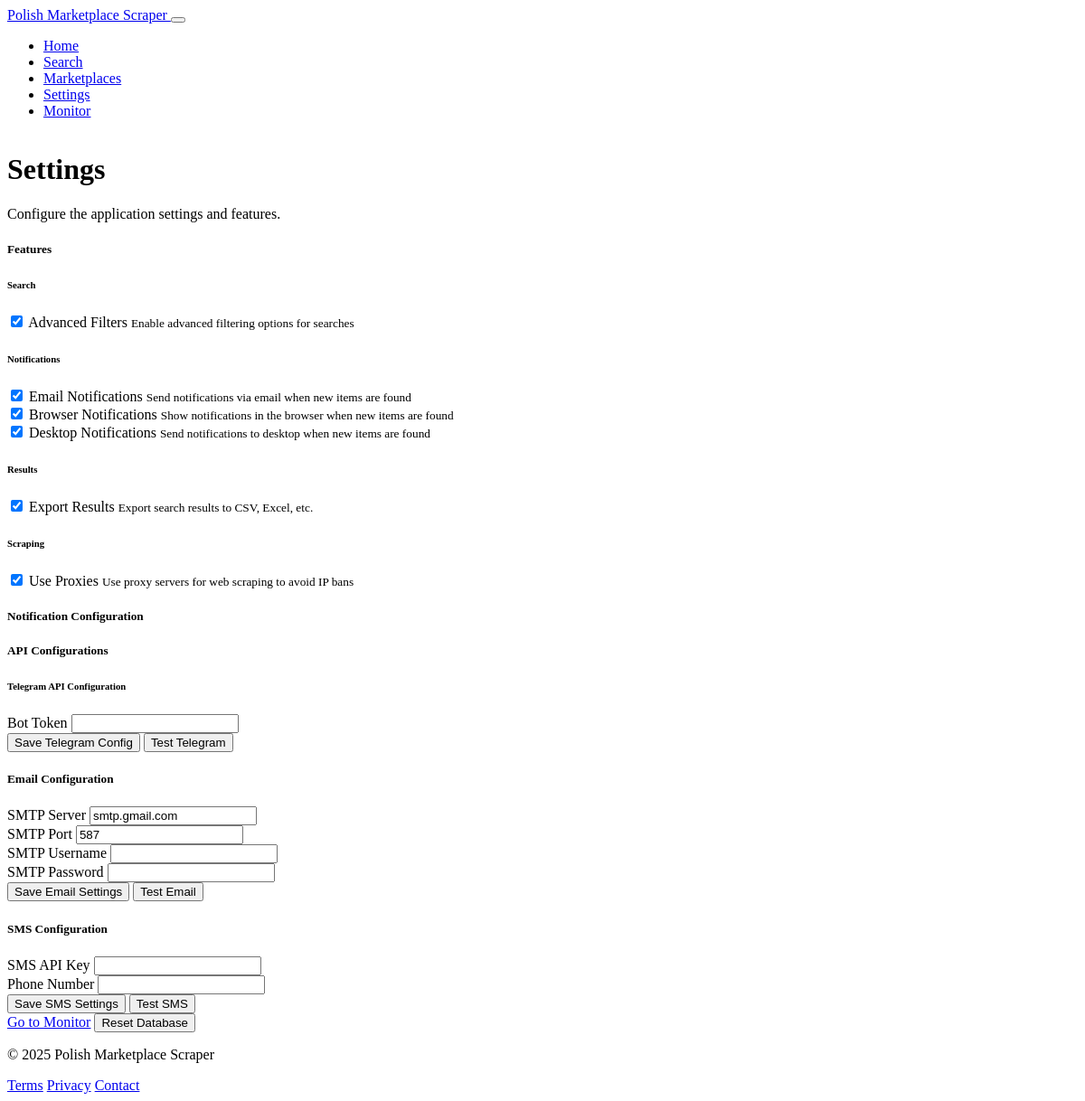
The page /settings on the database its author committed.
### models.py (models this page shows, shortened)
class Feature(db.Model):
    id = db.Column(db.Integer, primary_key=True)
    name = db.Column(db.String(64), unique=True, nullable=False)
    display_name = db.Column(db.String(100), nullable=False)
    description = db.Column(db.Text, nullable=True)
    is_enabled = db.Column(db.Boolean, default=False)
    is_premium = db.Column(db.Boolean, default=False)
    category = db.Column(db.String(50), default='general')

### routes.py (the view)
@app.route('/settings')
def settings():
    features = Feature.query.order_by(Feature.category).all()
    feature_categories = set([f.category for f in features])
    email_config = EmailConfig.query.first()
    telegram_config = APIConfig.query.filter_by(service_type='telegram', is_active=True).first()
    return render_template(
        'settings.html',
        title='Settings',
        features=features,
        feature_categories=feature_categories,
        email_config=email_config,
        telegram_config=telegram_config
    )

### routes.py (called while the page is built)
@app.context_processor
def utility_processor():
    def format_datetime(dt):
        """Format datetime for display"""
        if not dt:
            return "N/A"
        return dt.strftime("%Y-%m-%d %H:%M")
    def format_price(price, currency="PLN"):
        """Format price for display"""
        if not price:
            return "N/A"
        return f"{price:.2f} {currency}"
    def is_feature_enabled(feature_name):
        """Check if a feature is enabled"""
        return Feature.is_feature_enabled(feature_name)
    def get_unread_notifications_count():
        return Notification.query.filter_by(is_read=False).count()
    return dict(
        format_datetime=format_datetime,
        format_price=format_price,
        is_feature_enabled=is_feature_enabled,
        get_unread_notifications_count=get_unread_notifications_count
    )

### templates/settings.html (shortened to what this page needs)
{% extends "base.html" %}
{% block content %}
<div class="container mt-4">
    <div class="row mb-4">
        <div class="col">
            <h1>Settings</h1>
            <p class="lead">Configure the application settings and features.</p>
        </div>
    </div>
    <div class="row">
        <div class="col-md-6">
            <div class="card mb-4">
                <div class="card-header">
                    <h5 class="card-title mb-0">Features</h5>
                </div>
                <div class="card-body">
                    {% for category in feature_categories %}
                    <h6 class="border-bottom pb-2 mb-3">{{ category.capitalize() }}</h6>
                    <div class="mb-4">
                        {% for feature in features if feature.category == category %}
                        <div class="form-check form-switch mb-2">
                            <input class="form-check-input feature-toggle" type="checkbox" role="switch"
                                   id="feature-{{ feature.name }}" {% if feature.is_enabled %}checked{% endif %}
                                   data-feature-id="{{ feature.id }}">
                            <label class="form-check-label" for="feature-{{ feature.name }}">
                                {{ feature.display_name }}
                            </label>
                            {% if feature.description %}
                            <small class="form-text text-muted d-block">{{ feature.description }}</small>
                            {% endif %}
                        </div>
                        {% endfor %}
                    </div>
                    {% endfor %}
                </div>
            </div>
        </div>
        <div class="col-md-6">
            <div class="card">
                <div class="card-header">
                    <h5 class="card-title mb-0">Notification Configuration</h5>
                </div>
                <div class="card-body">
                    <h5 class="card-title">API Configurations</h5>
                    <div class="mb-4">
                        <h6>Telegram API Configuration</h6>
                        <form id="telegramConfigForm">
                            <div class="mb-3">
                                <label class="form-label">Bot Token</label>
                                <input type="password" class="form-control" name="telegram_token" required>
                            </div>
                            <button type="submit" class="btn btn-primary">Save Telegram Config</button>
                            <button type="button" onclick="testTelegram()" class="btn btn-secondary">Test Telegram</button>
                        </form>
                    </div>
                    <h5 class="card-title">Email Configuration</h5>
                    <form id="emailConfigForm" class="mb-4">
                        <div class="mb-3">
                            <label class="form-label">SMTP Server</label>
                            <input type="text" class="form-control" name="smtp_server" value="smtp.gmail.com">
                        </div>
                        <div class="mb-3">
                            <label class="form-label">SMTP Port</label>
                            <input type="number" class="form-control" name="smtp_port" value="587">
                        </div>
                        <div class="mb-3">
                            <label class="form-label">SMTP Username</label>
                            <input type="email" class="form-control" name="smtp_username">
                        </div>
                        <div class="mb-3">
                            <label class="form-label">SMTP Password</label>
                            <input type="password" class="form-control" name="smtp_password">
                        </div>
                        <button type="submit" class="btn btn-primary">Save Email Settings</button>
                        <button type="button" class="btn btn-secondary" onclick="testEmail()">Test Email</button>
                    </form>
                    <h5>SMS Configuration</h5>
                    <form id="smsConfigForm">
                        <div class="mb-3">
                            <label class="form-label">SMS API Key</label>
                            <input type="text" class="form-control" name="sms_api_key">
                        </div>
                        <div class="mb-3">
                            <label class="form-label">Phone Number</label>
                            <input type="tel" class="form-control" name="phone_number">
                        </div>
                        <button type="submit" class="btn btn-primary">Save SMS Settings</button>
                        <button type="button" class="btn btn-secondary" onclick="testSMS()">Test SMS</button>
                    </form>
                </div>
            </div>
        </div>
    </div>
    <div class="d-flex justify-content-between align-items-center mt-3">
        <a href="/monitor" class="btn btn-primary">Go to Monitor</a>
        <button onclick="resetDatabase()" class="btn btn-danger">Reset Database</button>
    </div>
</div>
{% endblock %}

### static/css/style.css (style rules this page uses)
body { display: flex; flex-direction: column; min-height: 100vh; }
.container { max-width: 1200px; }
.card { border-radius: 8px; transition: transform 0.2s, box-shadow 0.2s; }

### rows shown on the page
Feature: capitalize "Search", is_enabled "☑", display_name "Advanced Filters", description "Enable advanced filtering options for searches"
Feature: capitalize "Notifications", is_enabled "☑", display_name "Email Notifications", description "Send notifications via email when new items are found"
Feature: is_enabled "☑", display_name "Browser Notifications", description "Show notifications in the browser when new items are found"
Feature: is_enabled "☑", display_name "Desktop Notifications", description "Send notifications to desktop when new items are found"
Feature: capitalize "Results", is_enabled "☑", display_name "Export Results", description "Export search results to CSV, Excel, etc."
Feature: capitalize "Scraping", is_enabled "☑", display_name "Use Proxies", description "Use proxy servers for web scraping to avoid IP bans"
